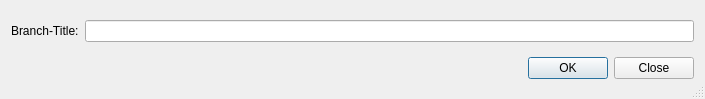
<?xml version="1.0" encoding="UTF-8"?>
<ui version="4.0">
 <class>dlg_create_branch</class>
 <widget class="QDialog" name="dlg_create_branch">
  <property name="geometry">
   <rect>
    <x>0</x>
    <y>0</y>
    <width>705</width>
    <height>99</height>
   </rect>
  </property>
  <property name="windowTitle">
   <string>Create Branch</string>
  </property>
  <property name="sizeGripEnabled">
   <bool>true</bool>
  </property>
  <layout class="QGridLayout" name="gridLayout">
   <item row="0" column="0">
    <widget class="QLabel" name="label">
     <property name="text">
      <string>Branch-Title:</string>
     </property>
    </widget>
   </item>
   <item row="0" column="1">
    <widget class="QLineEdit" name="lne_branch_title"/>
   </item>
   <item row="1" column="1">
    <widget class="QDialogButtonBox" name="btn_box_create_branch">
     <property name="standardButtons">
      <set>QDialogButtonBox::Close|QDialogButtonBox::Ok</set>
     </property>
    </widget>
   </item>
  </layout>
 </widget>
 <resources/>
 <connections/>
</ui>
